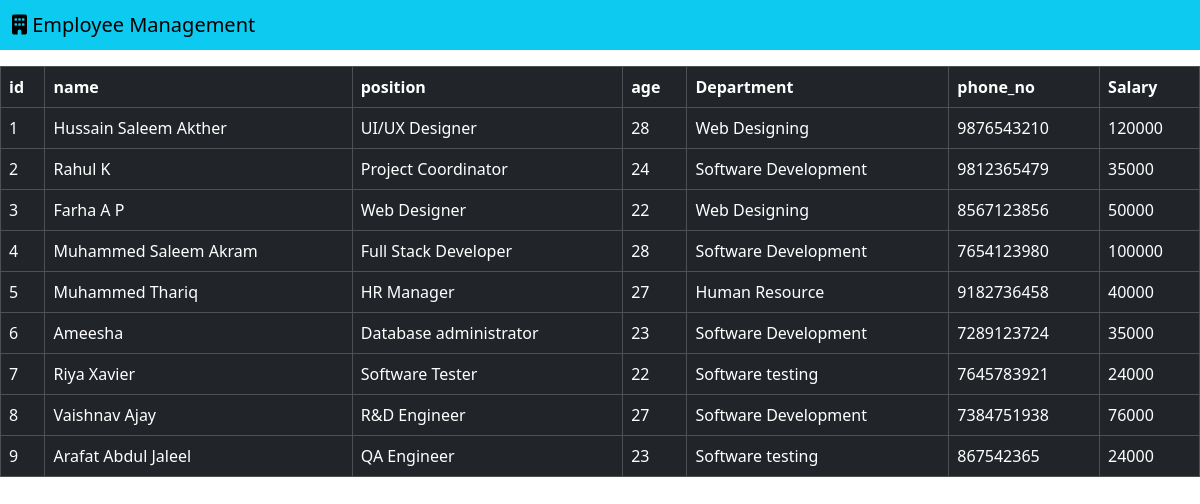
The page /employee/dashboard on the database its author committed.
### employee/models.py (models this page shows)
class Employee(models.Model):
    name=models.CharField(max_length=50)
    position=models.CharField(max_length=50)
    age=models.PositiveIntegerField()
    phone_no=models.PositiveIntegerField()
    department=models.CharField(max_length=100)
    salary=models.PositiveIntegerField()

### employee/views.py (the view)
# urls.py: path('dashboard',DashboardView.as_view(),name='dashboard'),
class DashboardView(View):
    def get(self,request):
        print(self.request.user)
        print(self.request.user.is_staff)
        data=Employee.objects.all()
        return render(request,"dashboard.html",{"data":data})

### employee/templates/dashboard.html (shortened to what this page needs)
{% extends 'navheader.html' %}
{% block nav %}
  <table class="table table-dark table-bordered w-100 mt-3">
    <thead>
        <tr>
            <th>id</th>
            <th>name</th>
            <th>position</th>
            <th>age</th>
            <th>Department</th>
            <th>phone_no</th>
            <th>Salary</th>
        </tr>
    </thead>
    <tbody>
        {% for i in data %}
        <tr>
            <td>{{i.id}}</td>
            <td>{{i.name}}</td>
            <td>{{i.position}}</td>
            <td>{{i.age}}</td>
            <td>{{i.department}}</td>
            <td>{{i.phone_no}}</td>
            <td>{{i.salary}}</td>
        </tr>
        {% endfor %}
    </tbody>
  </table>
  {% endblock nav%}

### employee/templates/navheader.html (shortened to what this page needs)
<!doctype html>
<html lang="en">
    <head>
        <link rel="stylesheet" href="https://cdnjs.cloudflare.com/ajax/libs/font-awesome/6.6.0/css/all.min.css"
 />
        <link
            href="https://cdn.jsdelivr.net/npm/bootstrap@5.3.2/dist/css/bootstrap.min.css"
            rel="stylesheet"
        />
    </head>
    <body>
        <nav class="navbar navbar-light bg-info">
            <div class="container-fluid">
              <span class="navbar-brand mb-0 h1">
                <i class="fa-solid fa-building"></i>
                Employee Management
            </span>
            </div>
          </nav>
          {% block nav %}
          {% endblock nav%}
    </body>
</html>

### rows shown on the page
Employee: id "1", name "Hussain Saleem Akther", position "UI/UX Designer", age "28", department "Web Designing", phone_no "9876543210", salary "120000"
Employee: id "2", name "Rahul K", position "Project Coordinator", age "24", department "Software Development", phone_no "9812365479", salary "35000"
Employee: id "3", name "Farha A P", position "Web Designer", age "22", department "Web Designing", phone_no "8567123856", salary "50000"
Employee: id "4", name "Muhammed Saleem Akram", position "Full Stack Developer", age "28", department "Software Development", phone_no "7654123980", salary "100000"
Employee: id "5", name "Muhammed Thariq", position "HR Manager", age "27", department "Human Resource", phone_no "9182736458", salary "40000"
Employee: id "6", name "Ameesha", position "Database administrator", age "23", department "Software Development", phone_no "7289123724", salary "35000"
Employee: id "7", name "Riya Xavier", position "Software Tester", age "22", department "Software testing", phone_no "7645783921", salary "24000"
Employee: id "8", name "Vaishnav Ajay", position "R&D Engineer", age "27", department "Software Development", phone_no "7384751938", salary "76000"
Employee: id "9", name "Arafat Abdul Jaleel", position "QA Engineer", age "23", department "Software testing", phone_no "867542365", salary "24000"
